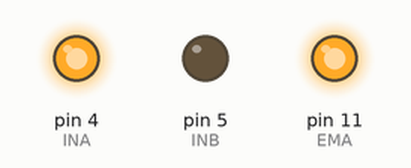
Recording of a sketch running on a simulated Arduino Uno, built with avr-gcc and run on an emulated ATmega328P. Shown: output pins drawn as LEDs (lit = HIGH).

Above: at 0.1 s.
Timing chart, 0 to 1.6 s (numbered marks = the images above):
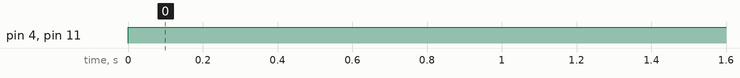

The sketch:

Motor1.ino
```cpp
#define EMA 11
#define INA 4
#define INB 5

void setup()
{
pinMode(EMA, OUTPUT);
pinMode(INA, OUTPUT);
pinMode(INB, OUTPUT);
}

void loop()
{
//Establecemos la velocidad a 200
analogWrite(EMA, 255);

//Hacia delante
digitalWrite(INA, HIGH);
digitalWrite(INB, LOW);

//delay(1000);

//Y para atras
//digitalWrite(INA, LOW);
//digitalWrite(INB, HIGH);

//delay(1000);
}
```

Measured:
- by itself, pin 4 (INA), pin 11 (EMA): LOW → HIGH at 0.00 s
